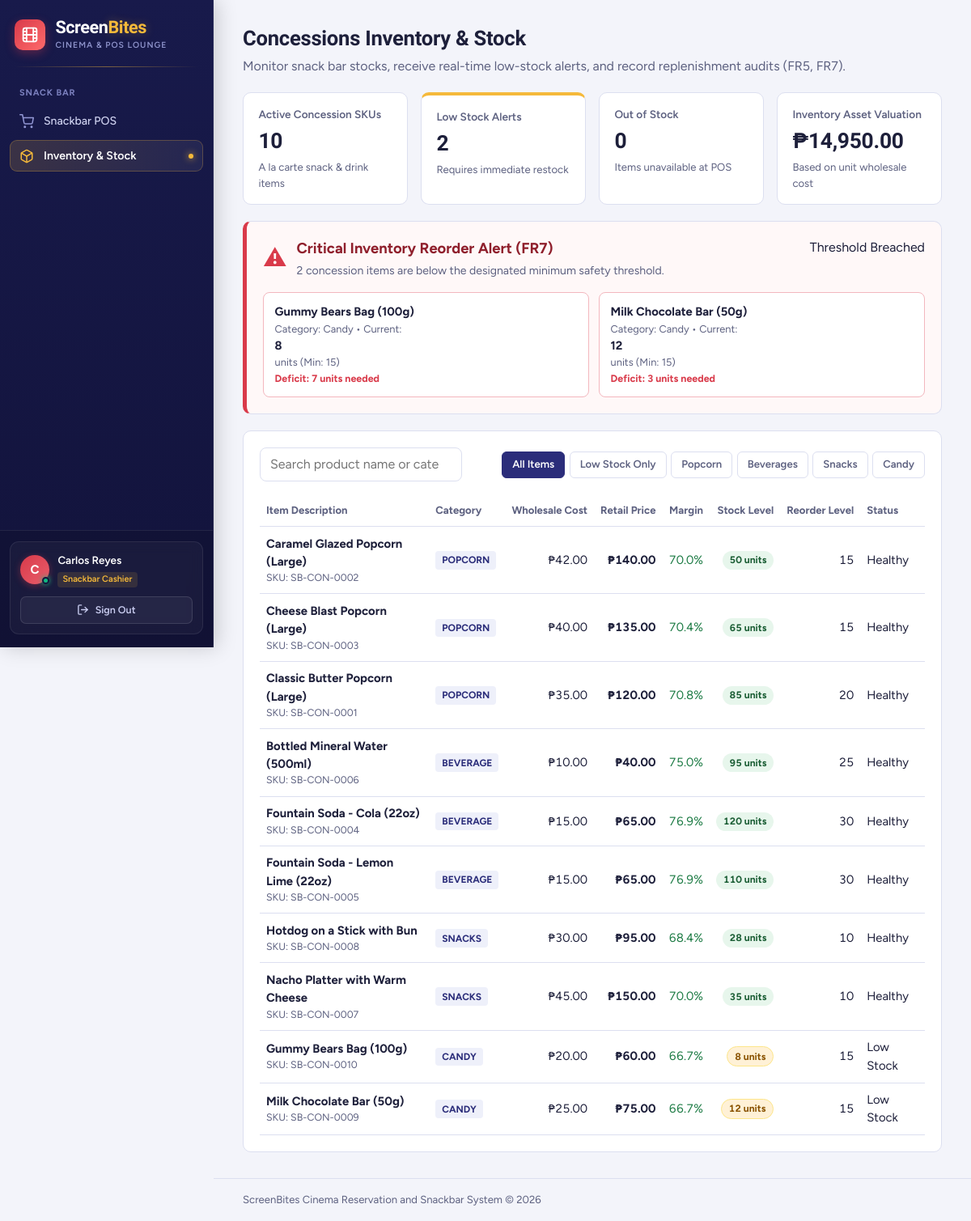
The app's page /inventory (signed in) with its own data.
### tables this page shows
CREATE TABLE products (
    product_id INT UNSIGNED AUTO_INCREMENT PRIMARY KEY,
    product_name VARCHAR(100) NOT NULL,
    category ENUM('Popcorn', 'Beverage', 'Snacks', 'Candy') NOT NULL,
    unit_cost DECIMAL(8, 2) NOT NULL,
    retail_price DECIMAL(8, 2) NOT NULL,
    current_stock INT NOT NULL DEFAULT 0,
    reorder_level INT UNSIGNED NOT NULL DEFAULT 15,
    is_active BOOLEAN NOT NULL DEFAULT TRUE,
    created_at TIMESTAMP NOT NULL DEFAULT CURRENT_TIMESTAMP,
    updated_at TIMESTAMP NOT NULL DEFAULT CURRENT_TIMESTAMP ON UPDATE CURRENT_TIMESTAMP,
    CONSTRAINT uq_products_name UNIQUE (product_name),
    CONSTRAINT chk_products_cost CHECK (unit_cost >= 0.00),
    CONSTRAINT chk_products_price CHECK (retail_price >= unit_cost),
    CONSTRAINT chk_products_stock CHECK (current_stock >= 0)
);

### app/views/concessions/inventory.php (the view, shortened to what the rows shown need)
<?php
$e = fn($v): string => htmlspecialchars((string)$v, ENT_QUOTES, 'UTF-8');
$peso = "\u{20B1}";
$fmt = fn($n): string => number_format((float)$n, 2);
$products       = is_array($products ?? null) ? $products : [];
$lowStockAlerts = is_array($lowStockAlerts ?? null) ? $lowStockAlerts : [];
$isAdmin        = ($userRole ?? '') === ROLE_ADMIN;
$totalSkus       = count($products);
$lowStockCount   = count($lowStockAlerts);
$outOfStockCount = 0;
$totalInventoryValue = 0.00;
foreach ($products as $p) {
    $stock = (int)$p['current_stock'];
    $cost  = (float)$p['unit_cost'];
    $totalInventoryValue += ($stock * $cost);
}
?>
<div class="page-head">
    <div>
        <h1>Concessions Inventory &amp; Stock</h1>
        <p>Monitor snack bar stocks, receive real-time low-stock alerts, and record replenishment audits (FR5, FR7).</p>
    </div>
</div>
<div class="kpi-grid">
    <div class="kpi">
        <p class="kpi-label">Active Concession SKUs</p>
        <p class="kpi-value"><?= $totalSkus; ?></p>
        <p class="kpi-note">A la carte snack &amp; drink items</p>
    </div>
    <div class="kpi <?= $lowStockCount > 0 ? 'is-key' : ''; ?>">
        <p class="kpi-label">Low Stock Alerts</p>
        <p class="kpi-value <?= $lowStockCount > 0 ? 'text-danger' : ''; ?>"><?= $lowStockCount; ?></p>
        <p class="kpi-note"><?= $lowStockCount > 0 ? 'Requires immediate restock' : 'All items at healthy stock'; ?></p>
    </div>
    <div class="kpi">
        <p class="kpi-label">Out of Stock</p>
        <p class="kpi-value <?= $outOfStockCount > 0 ? 'text-danger' : ''; ?>"><?= $outOfStockCount; ?></p>
        <p class="kpi-note">Items unavailable at POS</p>
    </div>
    <div class="kpi">
        <p class="kpi-label">Inventory Asset Valuation</p>
        <p class="kpi-value"><?= $peso . $fmt($totalInventoryValue); ?></p>
        <p class="kpi-note">Based on unit wholesale cost</p>
    </div>
</div>
<?php if (!empty($lowStockAlerts)): ?>
<section class="card inv-alert-card" aria-label="Low Stock Alerts">
    <div class="inv-alert-header">
        <div class="inv-alert-title-wrap">
            <span class="inv-alert-icon" aria-hidden="true">&#9888;</span>
            <div>
                <h2 class="inv-alert-title">Critical Inventory Reorder Alert (FR7)</h2>
                <p class="inv-alert-subtitle"><?= $lowStockCount; ?> concession <?= $lowStockCount === 1 ? 'item is' : 'items are'; ?> below the designated minimum safety threshold.</p>
            </div>
        </div>
        <span class="audit-badge is-danger">Threshold Breached</span>
    </div>
    <div class="inv-alert-grid">
        <?php foreach ($lowStockAlerts as $alert):
            $aStock = (int)$alert['current_stock'];
            $aReorder = (int)$alert['reorder_level'];
            $aDeficit = (int)$alert['units_deficit'];
        ?>
            <div class="inv-alert-item">
                <div class="inv-alert-item-info">
                    <strong><?= $e($alert['product_name']); ?></strong>
                    <span class="inv-alert-meta">
                        Category: <?= $e($alert['category']); ?> &bull; Current: <span class="text-danger"><strong><?= $aStock; ?></strong> units</span> (Min: <?= $aReorder; ?>)
                    </span>
                    <span class="inv-alert-deficit">Deficit: <?= $aDeficit; ?> <?= $aDeficit === 1 ? 'unit' : 'units'; ?> needed</span>
                </div>
            </div>
        <?php endforeach; ?>
    </div>
</section>
<?php endif; ?>
<section class="card" aria-label="Product Stock Ledger">
    <div class="inv-toolbar">
        <div class="inv-search-wrap">
            <input type="search" id="invSearch" placeholder="Search product name or category..." aria-label="Filter inventory table">
        </div>
        <div class="inv-filter-group" role="group" aria-label="Stock status filter">
            <button type="button" class="inv-filter-btn active" data-filter="all">All Items</button>
            <button type="button" class="inv-filter-btn" data-filter="low">Low Stock Only</button>
            <button type="button" class="inv-filter-btn" data-filter="Popcorn">Popcorn</button>
            <button type="button" class="inv-filter-btn" data-filter="Beverage">Beverages</button>
            <button type="button" class="inv-filter-btn" data-filter="Snacks">Snacks</button>
            <button type="button" class="inv-filter-btn" data-filter="Candy">Candy</button>
        </div>
    </div>
    <div class="table-scroll">
        <table class="ledger inv-table" id="invTable">
            <thead>
                <tr>
                    <th>Item Description</th>
                    <th>Category</th>
                    <th class="num">Wholesale Cost</th>
                    <th class="num">Retail Price</th>
                    <th class="num">Margin</th>
                    <th class="num">Stock Level</th>
                    <th class="num">Reorder Level</th>
                    <th>Status</th>
                </tr>
            </thead>
            <tbody>
                <?php if (empty($products)): ?>
                    <tr>
                        <td colspan="<?= $isAdmin ? 9 : 8; ?>" class="empty-note">No concession products found in inventory.</td>
                    </tr>
                <?php else: ?>
                    <?php foreach ($products as $p):
                        $pId = (int)$p['product_id'];
                        $stock = (int)$p['current_stock'];
                        $reorder = (int)$p['reorder_level'];
                        $cost = (float)$p['unit_cost'];
                        $price = (float)$p['retail_price'];
                        $isLow = (bool)($p['is_low_stock'] ?? ($stock <= $reorder));
                        $isOut = ($stock <= 0);
                        $marginPct = $price > 0 ? (($price - $cost) / $price) * 100 : 0;
                        $cat = (string)$p['category'];
                    ?>
                        <tr class="inv-row <?= $isOut ? 'is-out' : ($isLow ? 'is-low' : ''); ?>"
                            data-name="<?= $e(strtolower($p['product_name'] . ' ' . $cat)); ?>"
                            data-category="<?= $e($cat); ?>"
                            data-low="<?= ($isLow || $isOut) ? 'true' : 'false'; ?>">
                            <td>
                                <strong><?= $e($p['product_name']); ?></strong>
                                <small>SKU: SB-CON-<?= str_pad((string)$pId, 4, '0', STR_PAD_LEFT); ?></small>
                            </td>
                            <td>
                                <span class="pos-category-tag"><?= $e($cat); ?></span>
                            </td>
                            <td class="num"><?= $peso . $fmt($cost); ?></td>
                            <td class="num"><strong><?= $peso . $fmt($price); ?></strong></td>
                            <td class="num">
                                <span class="<?= $marginPct >= 50 ? 'is-positive' : ''; ?>">
                                    <?= number_format($marginPct, 1); ?>%
                                </span>
                            </td>
                            <td class="num">
                                <span class="stock-pill <?= $isOut ? 'pill-out' : ($isLow ? 'pill-low' : 'pill-ok'); ?>">
                                    <?= $stock; ?> units
                                </span>
                            </td>
                            <td class="num"><?= $reorder; ?></td>
                            <td>
                                <?php if ($isOut): ?>
                                    <span class="audit-badge is-danger">Out of Stock</span>
                                <?php elseif ($isLow): ?>
                                    <span class="audit-badge is-warn">Low Stock</span>
                                <?php else: ?>
                                    <span class="audit-badge is-info">Healthy</span>
                                <?php endif; ?>
                            </td>
                        </tr>
                    <?php endforeach; ?>
                <?php endif; ?>
            </tbody>
        </table>
    </div>
</section>

### core/Router.php (shortened to what the rows shown need)
<?php
class Router
{
    private array $routes = [];
    private function addRoute(string $method, string $path, string $handler): void
    {
        $trimmedPath = trim($path, '/');
        $pattern = preg_replace('/\{([a-zA-Z0-9_]+)\}/', '(?P<$1>[^/]+)', $trimmedPath);
        $regex = '#^' . ($pattern === '' ? '' : $pattern) . '$#';
        $this->routes[] = [
            'method'  => strtoupper($method),
            'pattern' => $regex,
            'handler' => $handler
        ];
    }
    private function getRequestUri(): string
    {
        $requestUri = parse_url($_SERVER['REQUEST_URI'] ?? '/', PHP_URL_PATH);
        $scriptName = $_SERVER['SCRIPT_NAME'] ?? '';
        $baseDir = dirname($scriptName);
        $baseDir = str_replace('\\', '/', $baseDir);
        return trim($requestUri, '/');
    }
    public function dispatch(): void
    {
        $requestMethod = strtoupper($_SERVER['REQUEST_METHOD'] ?? 'GET');
        $requestUri = $this->getRequestUri();
        foreach ($this->routes as $route) {
            if ($route['method'] !== $requestMethod) {
                continue;
            }
            if (preg_match($route['pattern'], $requestUri, $matches)) {
                $params = array_filter(
                    $matches,
                    fn($key) => !is_numeric($key),
                    ARRAY_FILTER_USE_KEY
                );
                $this->executeHandler($route['handler'], $params);
                return;
            }
        }
    }
    private function executeHandler(string $handler, array $params): void
    {
        [$controllerName, $method] = explode('@', $handler);
        $controllerInstance = new $fullyQualifiedController();
        call_user_func_array([$controllerInstance, $method], array_values($params));
    }
}

### records on screen
products: product_name "Gummy Bears Bag (100g)", category "Candy", current_stock "8", reorder_level "15", aDeficit "7", product_id "0010", category "CANDY", unit_cost "20.00", retail_price "60.00", marginPct "66.7", shows "Low Stock"
products: product_name "Milk Chocolate Bar (50g)", category "Candy", current_stock "12", reorder_level "15", aDeficit "3", product_id "0009", category "CANDY", unit_cost "25.00", retail_price "75.00", marginPct "66.7", shows "Low Stock"
products: product_name "Caramel Glazed Popcorn (Large)", product_id "0002", category "POPCORN", unit_cost "42.00", retail_price "140.00", marginPct "70.0", current_stock "50", reorder_level "15", shows "Healthy"
products: product_name "Cheese Blast Popcorn (Large)", product_id "0003", category "POPCORN", unit_cost "40.00", retail_price "135.00", marginPct "70.4", current_stock "65", reorder_level "15", shows "Healthy"
products: product_name "Classic Butter Popcorn (Large)", product_id "0001", category "POPCORN", unit_cost "35.00", retail_price "120.00", marginPct "70.8", current_stock "85", reorder_level "20", shows "Healthy"
products: product_name "Bottled Mineral Water (500ml)", product_id "0006", category "BEVERAGE", unit_cost "10.00", retail_price "40.00", marginPct "75.0", current_stock "95", reorder_level "25", shows "Healthy"
products: product_name "Fountain Soda - Cola (22oz)", product_id "0004", category "BEVERAGE", unit_cost "15.00", retail_price "65.00", marginPct "76.9", current_stock "120", reorder_level "30", shows "Healthy"
products: product_name "Fountain Soda - Lemon Lime (22oz)", product_id "0005", category "BEVERAGE", unit_cost "15.00", retail_price "65.00", marginPct "76.9", current_stock "110", reorder_level "30", shows "Healthy"
products: product_name "Hotdog on a Stick with Bun", product_id "0008", category "SNACKS", unit_cost "30.00", retail_price "95.00", marginPct "68.4", current_stock "28", reorder_level "10", shows "Healthy"
products: product_name "Nacho Platter with Warm Cheese", product_id "0007", category "SNACKS", unit_cost "45.00", retail_price "150.00", marginPct "70.0", current_stock "35", reorder_level "10", shows "Healthy"

### other values on screen
$group['label'] "SNACK BAR"
$label "Snackbar POS"
$label "Inventory & Stock"
$totalSkus "10"
$lowStockCount "2"
$outOfStockCount "0"
$fmt($totalInventoryValue) "14,950.00"
